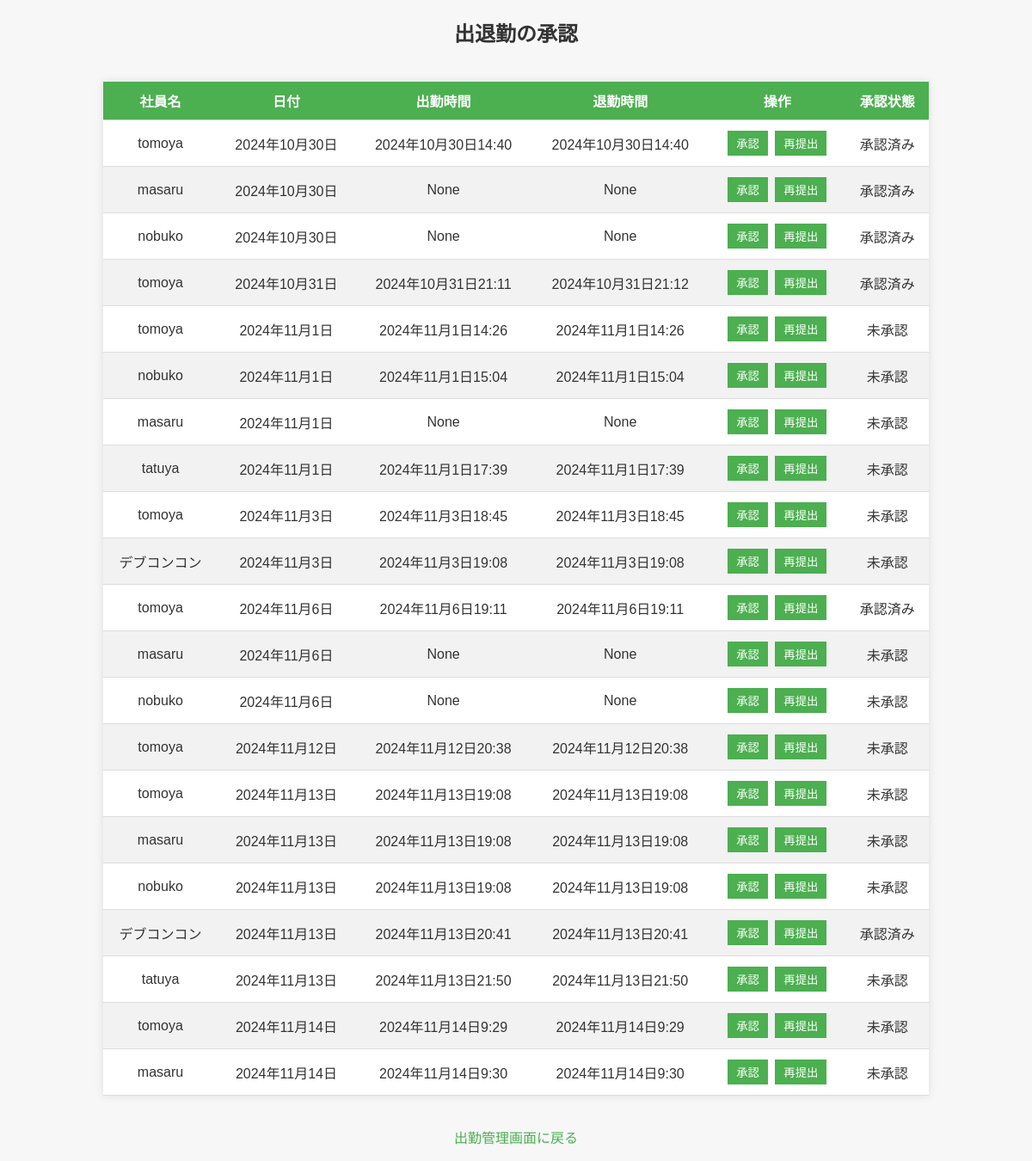
The app's page /attendance/approval/ (signed in), older data.
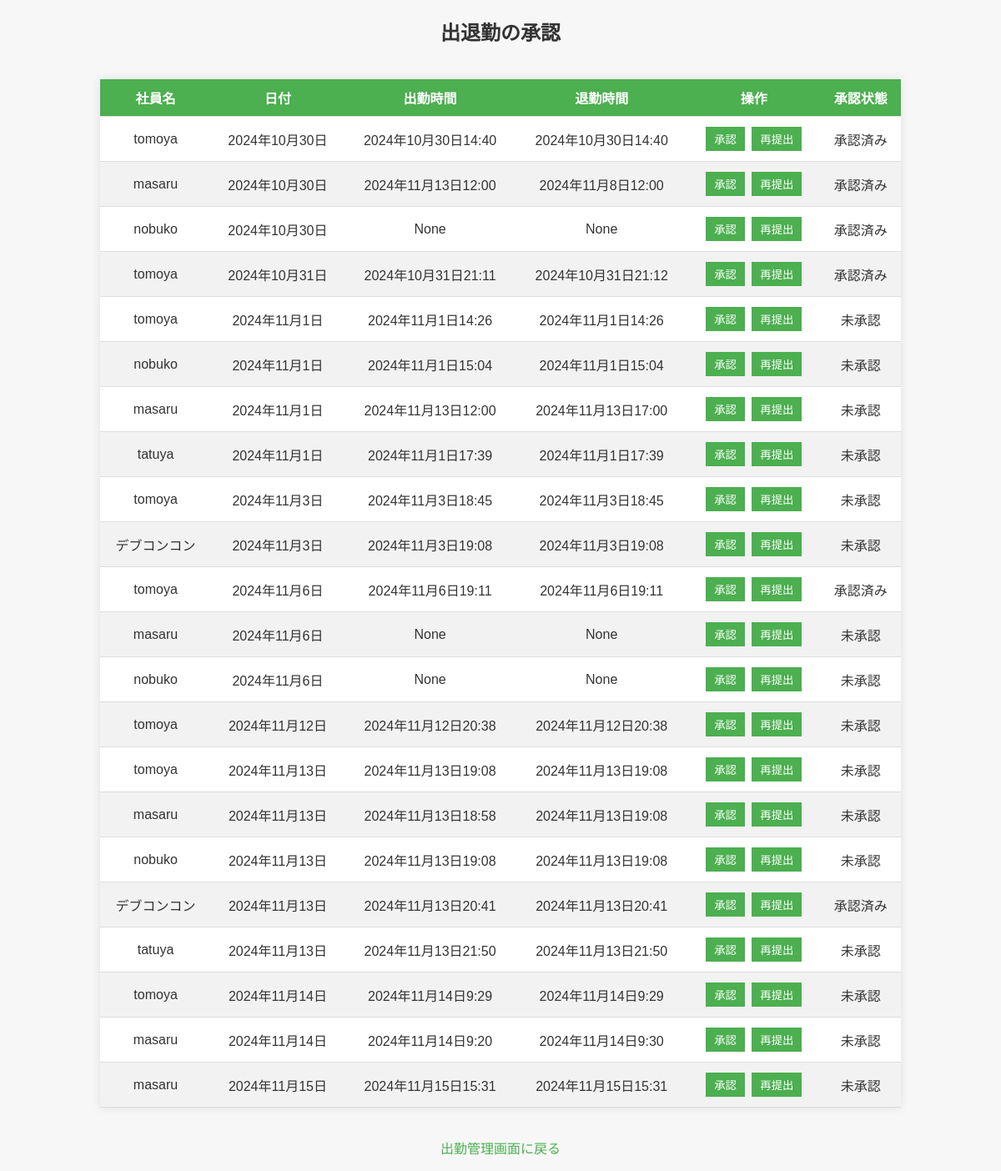
The same page, newer data.
### attendance_system/models.py (models this page shows, shortened)
class Attendance(models.Model):
    user = models.ForeignKey(User, on_delete=models.CASCADE)
    check_in = models.DateTimeField(null=True, blank=True)  # 出勤時間
    check_out = models.DateTimeField(null=True, blank=True)  # 退勤時間
    date = models.DateField(default=timezone.now)  # 日付
    status = models.BooleanField(default=False)  # 勤務中か否か
    is_approved = models.BooleanField(default=False)  # 承認状態

### attendance_system/views.py (the view, shortened to what this page needs)
# urls.py: path('attendance/approval/', views.attendance_approval, name='attendance_approval'),
@login_required
def attendance_approval(request):
    attendances = Attendance.objects.all()
    return render(request, 'attendance_system/attendance_approval.html', {'attendances': attendances})

### attendance_system/templates/attendance_system/attendance_approval.html (shortened to what this page needs)
<!DOCTYPE html>
<html lang="ja">
<head>
</head>
<body>
    <h2>出退勤の承認</h2>
    <table>
        <thead>
            <tr>
                <th>社員名</th>
                <th>日付</th>
                <th>出勤時間</th>
                <th>退勤時間</th>
                <th>操作</th>
                <th>承認状態</th>
            </tr>
        </thead>
        <tbody>
            {% if attendances %}
                {% for attendance in attendances %}
                <tr>
                    <td>{{ attendance.user.username }}</td>
                    <td>{{ attendance.date }}</td>
                    <td>{{ attendance.check_in }}</td>
                    <td>{{ attendance.check_out }}</td>
                    <td>
                        <form method="post" action=".">
                            <button type="submit" name="approve">承認</button>
                            <button type="submit" name="resubmit">再提出</button>
                        </form>
                    </td>
                    <td>{{ attendance.is_approved|yesno:"承認済み,未承認" }}</td>
                </tr>
                {% endfor %}
            {% else %}
                <tr>
                    <td colspan="6">出退勤データがありません</td>
                </tr>
            {% endif %}
        </tbody>
    </table>
    <p><a href="{% url 'attendance' %}">出勤管理画面に戻る</a></p>
</body>
</html>

Row changes from the older to the newer data that the page shows:
changed Attendance (number 2 of 22 on the later page): check_in "None" → "2024年11月13日12:00"; check_out "None" → "2024年11月8日12:00"
changed Attendance (number 7 of 22 on the later page): check_in "None" → "2024年11月13日12:00"; check_out "None" → "2024年11月13日17:00"
changed Attendance (number 16 of 22 on the later page): check_in "2024年11月13日19:08" → "2024年11月13日18:58"
changed Attendance (number 21 of 22 on the later page): check_in "2024年11月14日9:30" → "2024年11月14日9:20"
added Attendance: user.username "masaru", date "2024年11月15日", check_in "2024年11月15日15:31", check_out "2024年11月15日15:31", is_approved "未承認"
